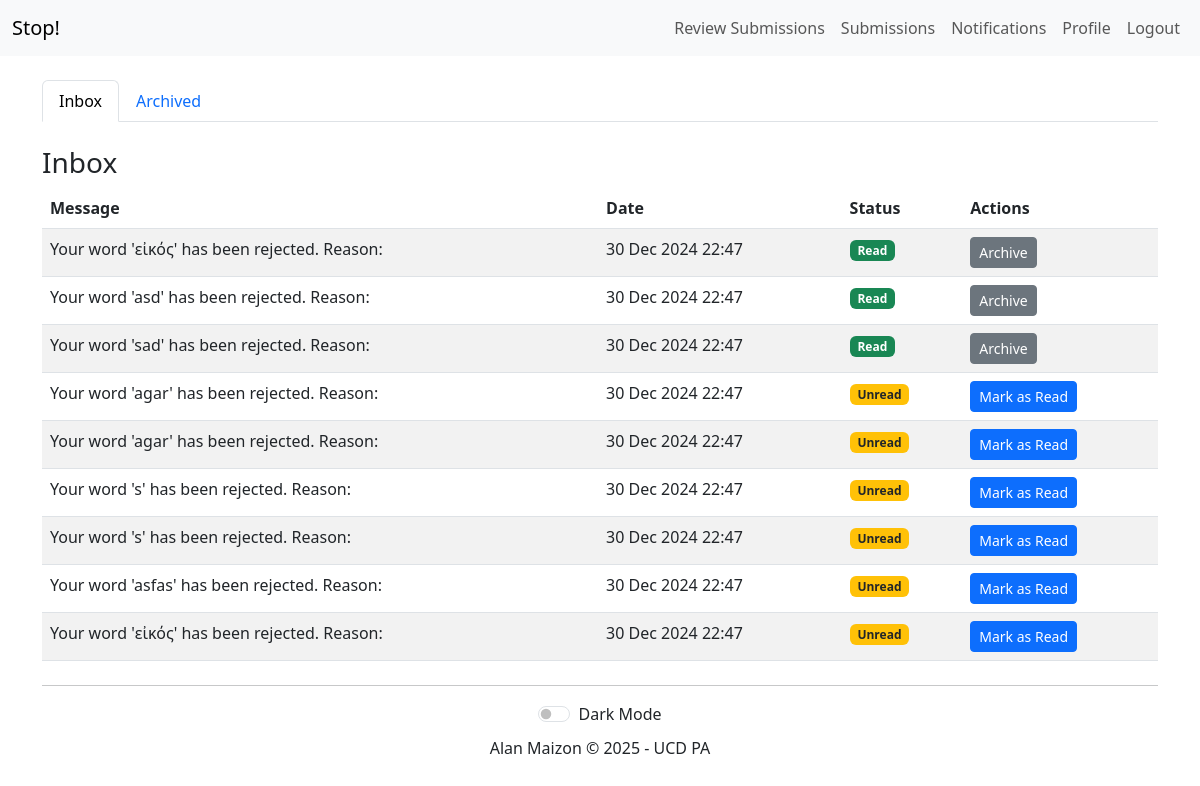
Before: /inbox/notifications-with-archived/ (signed in) with the older database file.
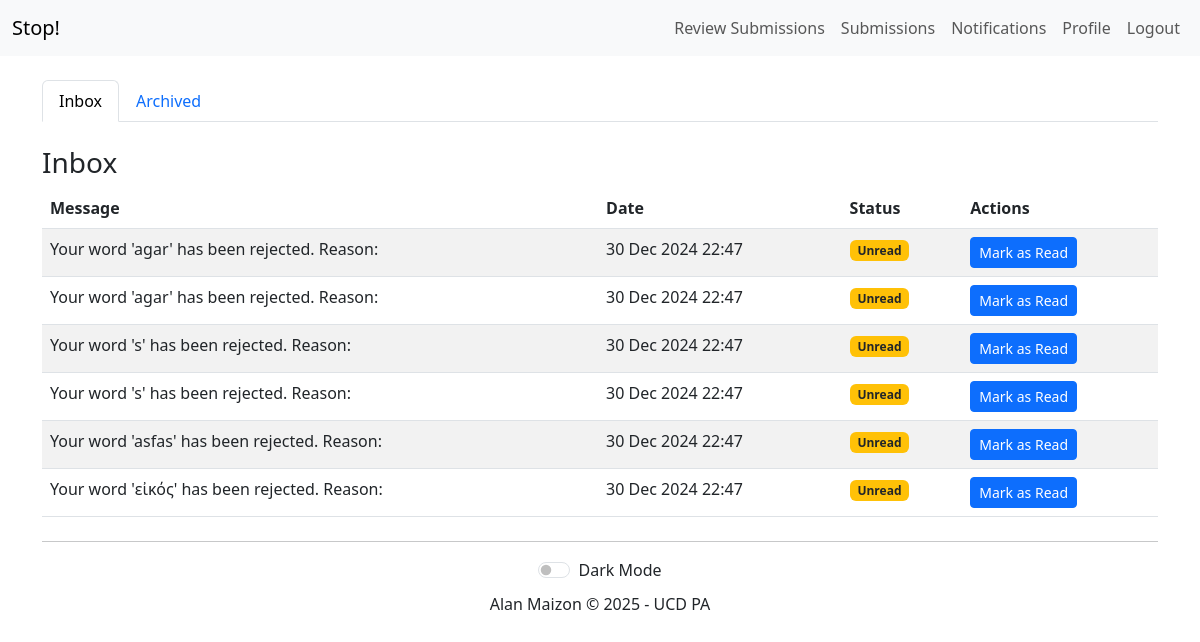
After: the same page with the newer database file.
### communication/models.py (models this page shows, shortened)
class Notification(models.Model):
    player = models.ForeignKey(settings.AUTH_USER_MODEL, on_delete=models.CASCADE)
    message = models.TextField()
    created_at = models.DateTimeField(auto_now_add=True)
    is_read = models.BooleanField(default=False)
    is_archived = models.BooleanField(default=False)

### inbox/views.py (the view)
# urls.py: path('notifications-with-archived/', views.notifications_with_archived, name='notifications_with_archived'),
@login_required
def notifications_with_archived(request):
    notifications = Notification.objects.filter(player=request.user, is_archived=False).order_by('-created_at')
    archived_notifications = Notification.objects.filter(player=request.user, is_archived=True).order_by('-created_at')
    return render(request, 'inbox/notifications_with_archived.html', {
        'notifications': notifications,
        'archived_notifications': archived_notifications,
    })

### inbox/templates/inbox/notifications_with_archived.html (shortened to what this page needs)
{% extends 'base.html' %}
{% block content %}
<ul class="nav nav-tabs mb-4">
    <li class="nav-item">
        <a class="nav-link active" id="inbox-tab" data-bs-toggle="tab" href="#inbox-notifications">Inbox</a>
    </li>
    <li class="nav-item">
        <a class="nav-link" id="archived-tab" data-bs-toggle="tab" href="#archived-notifications">Archived</a>
    </li>
</ul>
<div class="tab-content">
    <div class="tab-pane fade show active" id="inbox-notifications">
        <h3>Inbox</h3>
        <table class="table table-striped">
            <thead>
                <tr>
                    <th>Message</th>
                    <th>Date</th>
                    <th>Status</th>
                    <th>Actions</th>
                </tr>
            </thead>
            <tbody>
                {% for notification in notifications %}
                    <tr>
                        <td>{{ notification.message }}</td>
                        <td>{{ notification.created_at|date:"d M Y H:i" }}</td>
                        <td>
                            {% if notification.is_read %}
                                <span class="badge bg-success">Read</span>
                            {% else %}
                                <span class="badge bg-warning text-dark">Unread</span>
                            {% endif %}
                        </td>
                        <td>
                            {% if not notification.is_read %}
                                <a href="{% url 'inbox:mark_as_read' notification.id %}" class="btn btn-primary btn-sm">Mark as Read</a>
                            {% endif %}
                            {% if notification.is_read %}
                                <form action="{% url 'inbox:archive_notification' notification.id %}" method="post" style="display: inline;">
                                    <button type="submit" class="btn btn-secondary btn-sm">Archive</button>
                                </form>
                            {% endif %}
                        </td>
                    </tr>
                {% endfor %}
            </tbody>
        </table>
    </div>
</div>
{% endblock %}

Changed rows visible on the page:
no longer on this page (row edited): Notification: message "Your word 'εἰκός' has been rejected. Reason:", created_at "30 Dec 2024 22:47", is_read "Read"
no longer on this page (row edited): Notification: message "Your word 'asd' has been rejected. Reason:", created_at "30 Dec 2024 22:47", is_read "Read"
no longer on this page (row edited): Notification: message "Your word 'sad' has been rejected. Reason:", created_at "30 Dec 2024 22:47", is_read "Read"
